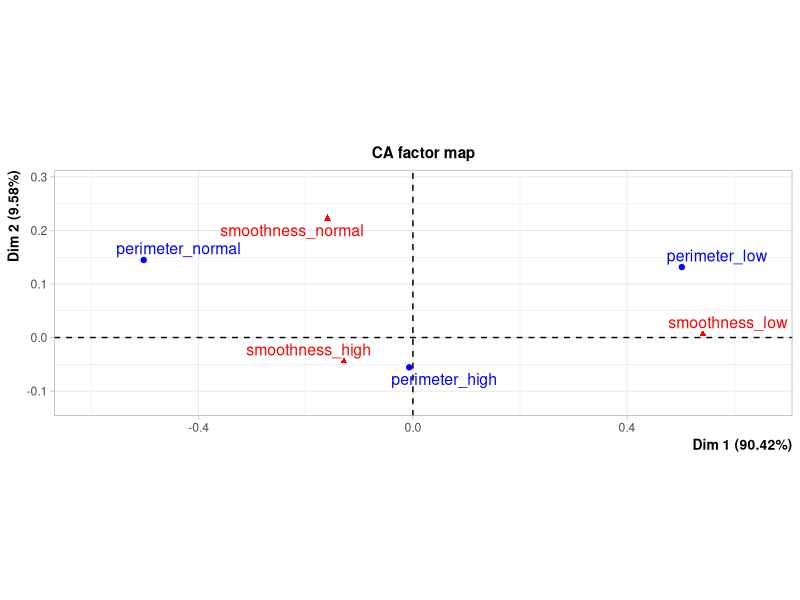
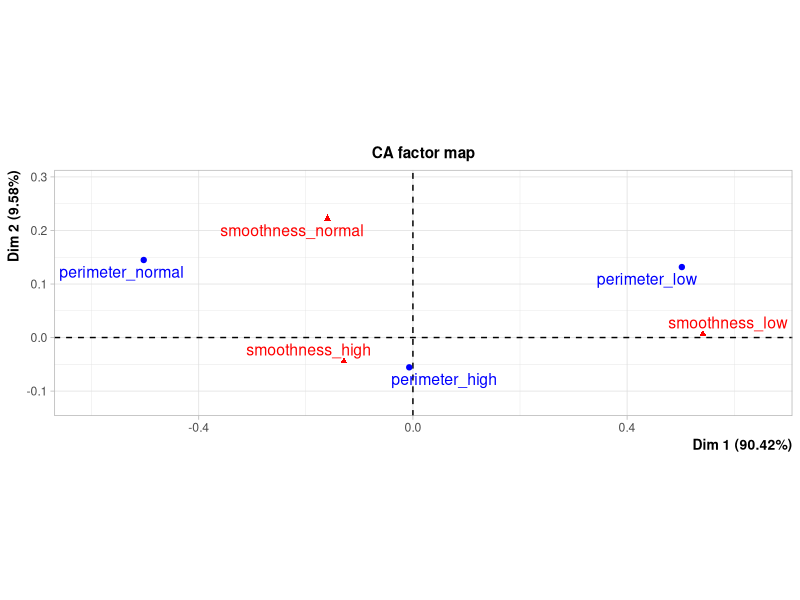
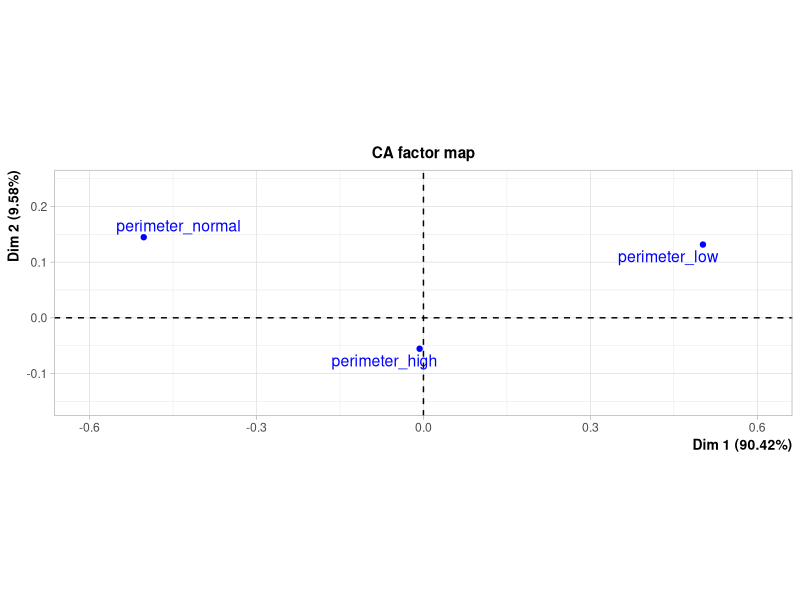
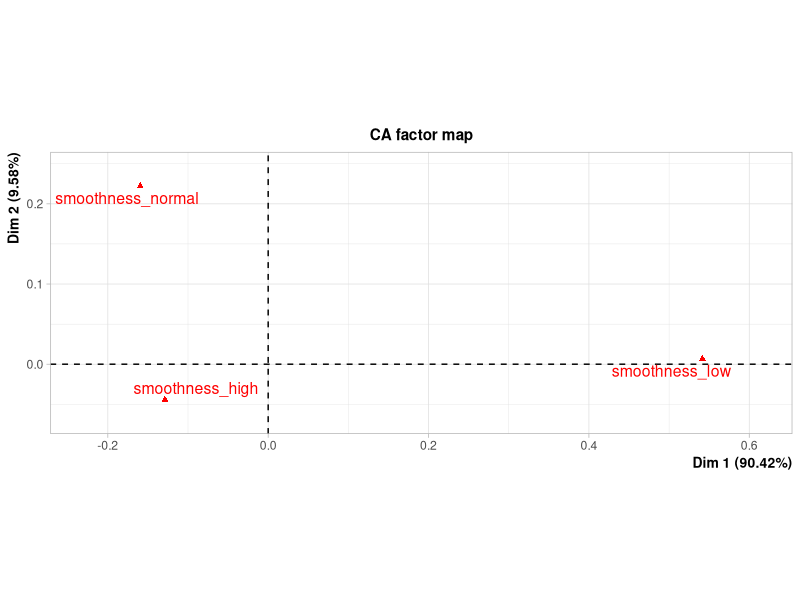

Generate these figures, in order, with R:
# CORRESPONDENCE ANALYSIS (CA) OF THE PROSTATE CANCER DATASET 
# Authors: Iker Ibarrola, Enetz Quindimil, Carlos Firvida, Iñigo Infante

#############
# LIBRARIES #
#############

# We load & install the libraries we will use to create the model:
# install.packages("FactoMineR")
library(FactoMineR)

##############################
# DATASET LOADING & CHECKING #
##############################

data <- read.csv("./Prostate_Cancer.csv") # We read the dataset from the csv file

head(data) # We visualize the first six rows of the dataset

str(data) # We visualize the structure of the data (the different variables, their type, and some initial values)

##########################################
# VARIABLE SELECTION & CONTINGENCY TABLE #
##########################################

# To perform correspondence analysis, we need to create new variables that are fit for it.
# To do this, we will select variables from our original dataset and transform them into categorical
# variables that can be used in correspondence analysis.
# As to how this will be done, we will select 2 variables, perimeter and smoothness then we will transform
# these variables into levels ("low", "medium", and "high"), which will be achieved by using what we have
# determined to be a reasonable method to separate those categories, that method uses the standard
# deviation of the data for the column and separating at the point where 1 standard deviation is reached on
# the low and high ends of the data, giving us "low" for everything below -1 standard deviation, "normal"
# for everything between -1 and 1 standard deviations, and "high" for everything above 1 standard deviation

# We select the 2 variables from the dataset
sdata <- data[, c("smoothness", "perimeter")]
sdata

# We create a function to transform the values into levels
toLevels <- function(x) {
  u <- mean(x)
  o <- sd(x)
  result <- ifelse(x < u - o, "low", ifelse(x > u + o, "high", "normal"))
  return(result)
}

# We apply the function
sdata2 <- as.data.frame(lapply(sdata, toLevels))
sdata2

# We have successfully transformed the values into levels, now we will count each of those values
# to transform them into categorical values and create a contingency table.

cadata <- table(sdata2$smoothness, sdata2$perimeter)

# Change column & row names
colnames(cadata) <- c("smoothness_low", "smoothness_normal", "smoothness_high")
rownames(cadata) <- c("perimeter_low", "perimeter_normal", "perimeter_high")
cadata

###################
# CHI-SQUARE TEST #
###################

# Remember, in this test, we check whether the data is different from the independence model.
# If the data is similar to the independence model, variables are independent, and the opposite
x2test<-chisq.test(cadata)

# The expected values given by the independent model are:
round(x2test$expected,0)
# The observed values are:
x2test$observed
# We can see that there is a considerable difference.

# Is the difference big enough?
# Let's compute the p-value:
p.val <- x2test$p.value
p.val
# The p-value is quite large, thus we cannot reject the null hypothesis, meaning that the independence
# model can explain the data. Therefore, the variables are independent.

# This is the contribution of each cell to the chi-square
x2test$residuals^2
# And this is the relative contribution
(x2test$residuals^2)/x2test$statistic

###########################
# ROW AND COLUMN PROFILES #
###########################

# Let us now compute the row and col profiles

# Row profiles
dd <- rbind(cadata,apply(cadata[,1: nrow(cadata)],2,sum))
rownames(dd)[nrow(cadata) + 1] <- "Mean profile"
round(prop.table(as.matrix(dd),margin=1),2)

# Col profiles
dd <- cbind(cadata,apply(cadata[,1: ncol(cadata)],1,sum))
colnames(dd)[ncol(cadata) + 1] <- "Mean profile"
round(prop.table(as.matrix(dd),margin=2),2)

###########
# FULL CA #
###########

# The function to perform Correspondence Analysis is simply CA
cawom <- CA(cadata)

# We visualize both row and column profiles by 
plot(cawom)

# One can visualize only the rows or only the columns with
plot(cawom,invisible="col")
plot(cawom,invisible="row")

# The main indicators can be obtained with
summary(cawom)
